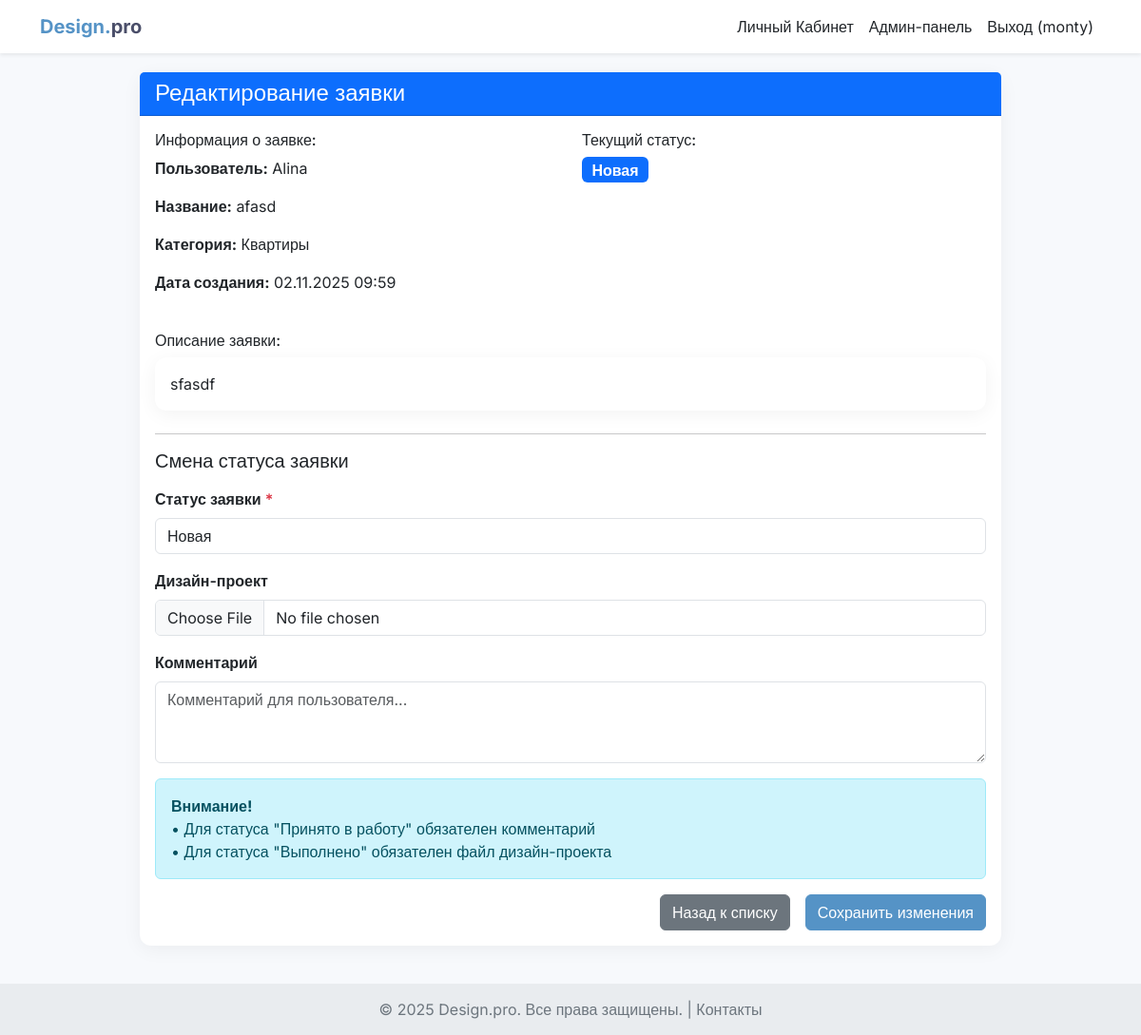
Screenshot of /admin-dashboard/application/4/ (signed in) with the database file from the repository.
### design_app/models.py (models this page shows, shortened)
class RoomPlan(models.Model):
    STATUS_CHOICES = [
        ('NEW', 'Новая'),
        ('IN_PROGRESS', 'Принято в работу'),
        ('COMPLETED', 'Выполнено'),
    ]
    user = models.ForeignKey(User, on_delete=models.CASCADE, related_name='room_plans', verbose_name="Пользователь")
    title = models.CharField(max_length=255, verbose_name="Название заявки")
    description = models.TextField(verbose_name="Описание помещения")
    category = models.ForeignKey(Category, on_delete=models.CASCADE, verbose_name="Категория")
    upload_date = models.DateTimeField(auto_now_add=True, verbose_name="Дата загрузки")
    plan_file = models.ImageField(
        upload_to='room_plans/',
        blank=True,
        null=True,
        verbose_name="Фото помещения или план",
        help_text="Форматы: JPG, JPEG, PNG, BMP. Максимальный размер: 2MB"
    )
    status = models.CharField(
        max_length=20,
        choices=STATUS_CHOICES,
        default='NEW',
        verbose_name="Статус заявки"
    )
    design_image = models.ImageField(
        upload_to='designs/',
        blank=True,
        null=True,
        verbose_name="Дизайн-проект"
    )
    admin_comment = models.TextField(blank=True, verbose_name="Комментарий администратора")
    assigned_to = models.ForeignKey(
        User,
        on_delete=models.SET_NULL,
        null=True,
        blank=True,
        related_name='assigned_applications',
        verbose_name="Назначена"
    )
    class Meta:
        verbose_name = "Заявка"
        verbose_name_plural = "Заявки"
        ordering = ['-upload_date']

class Category(models.Model):
    name = models.CharField(max_length=100, verbose_name="Название категории")
    description = models.TextField(blank=True, verbose_name="Описание")
    class Meta:
        verbose_name = "Категория"
        verbose_name_plural = "Категории"

### design_app/views.py (the view)
# urls.py: path('admin-dashboard/application/<int:plan_id>/', views.edit_application, name='edit_application'),
@user_passes_test(is_staff_user, login_url='/login/')
def edit_application(request, plan_id):
    application = get_object_or_404(RoomPlan, id=plan_id)
    if request.method == 'POST':
        form = RoomPlanStatusForm(request.POST, request.FILES, instance=application)
        if form.is_valid():
            form.save()
            messages.success(request, 'Статус заявки успешно обновлен!')
            return redirect('admin_dashboard')
        else:
            messages.error(request, 'Пожалуйста, исправьте ошибки в форме.')
    else:
        form = RoomPlanStatusForm(instance=application)
    context = {
        'form': form,
        'application': application,
        'title': 'Редактирование заявки'
    }
    return render(request, 'design_app/edit_application.html', context)

### design_app/forms.py (shortened to what this page needs)
class RoomPlanStatusForm(forms.ModelForm):
    class Meta:
        model = RoomPlan
        fields = ['status', 'design_image', 'admin_comment']
        widgets = {
            'status': forms.Select(attrs={'class': 'form-control'}),
            'admin_comment': forms.Textarea(attrs={
                'class': 'form-control',
                'placeholder': 'Комментарий для пользователя...',
                'rows': 3
            }),
            'design_image': forms.FileInput(attrs={'class': 'form-control'}),
        }
        labels = {
            'status': 'Статус заявки',
            'design_image': 'Дизайн-проект',
            'admin_comment': 'Комментарий',
        }

### design_app/views.py (called while the page is built)
def is_staff_user(user):
    if not user.is_authenticated:
        return False
    try:
        profile = user.userprofile
        return profile.is_admin() or profile.is_designer() or profile.is_manager()
    except UserProfile.DoesNotExist:
        return user.is_staff

### design_app/templates/design_app/edit_application.html (shortened to what this page needs)
{% extends 'design_app/base.html' %}
{% block content %}
<div class="container">
    <div class="row justify-content-center">
        <div class="col-md-10">
            <div class="card">
                <div class="card-header bg-primary text-white">
                    <h4 class="mb-0">Редактирование заявки</h4>
                </div>
                <div class="card-body">
                    <div class="row mb-4">
                        <div class="col-md-6">
                            <h6>Информация о заявке:</h6>
                            <p><strong>Пользователь:</strong> {{ application.user.username }}</p>
                            <p><strong>Название:</strong> {{ application.title }}</p>
                            <p><strong>Категория:</strong> {{ application.category.name }}</p>
                            <p><strong>Дата создания:</strong> {{ application.upload_date|date:"d.m.Y H:i" }}</p>
                        </div>
                        <div class="col-md-6">
                            <h6>Текущий статус:</h6>
                            <span class="badge fs-6
                                {% if application.status == 'NEW' %}bg-primary
                                {% elif application.status == 'IN_PROGRESS' %}bg-warning
                                {% else %}bg-success{% endif %}">
                                {{ application.get_status_display }}
                            </span>
                        </div>
                    </div>
                    <div class="mb-4">
                        <h6>Описание заявки:</h6>
                        <div class="card">
                            <div class="card-body">
                                <p class="card-text">{{ application.description }}</p>
                            </div>
                        </div>
                    </div>
                    <hr>
                    <h5 class="mb-3">Смена статуса заявки</h5>
                    <form method="post" enctype="multipart/form-data">
                        {% for field in form %}
                        <div class="mb-3">
                            <label for="{{ field.id_for_label }}" class="form-label fw-semibold">
                                {{ field.label }}
                                {% if field.field.required %}<span class="text-danger">*</span>{% endif %}
                            </label>
                            {{ field }}
                        </div>
                        {% endfor %}
                        <div class="alert alert-info">
                            <strong>Внимание!</strong><br>
                            • Для статуса "Принято в работу" обязателен комментарий<br>
                            • Для статуса "Выполнено" обязателен файл дизайн-проекта
                        </div>
                        <div class="d-grid gap-2 d-md-flex justify-content-md-end">
                            <a href="{% url 'admin_dashboard' %}" class="btn btn-secondary me-md-2">Назад к списку</a>
                            <button type="submit" class="btn btn-primary">Сохранить изменения</button>
                        </div>
                    </form>
                </div>
            </div>
        </div>
    </div>
</div>
{% endblock %}

### design_app/templates/design_app/base.html (shortened to what this page needs)
{% load static %}
<!DOCTYPE html>
<html lang="ru">
<head>
    <link href="https://cdn.jsdelivr.net/npm/bootstrap@5.3.3/dist/css/bootstrap.min.css" rel="stylesheet">
</head>
<body>
    <nav class="navbar navbar-expand-lg navbar-light bg-white shadow-sm sticky-top">
        <div class="container">
            <a class="navbar-brand" href="{% url 'index' %}">
                <span style="color: #5593c6;">Design.</span>pro
            </a>
            <div class="collapse navbar-collapse" id="navbarNav">
                <ul class="navbar-nav ms-auto">
                    {% if user.is_authenticated %}
                        <li class="nav-item">
                            <a class="nav-link text-dark" href="{% url 'profile' %}">Личный Кабинет</a>
                        </li>
                        {% if user.is_staff %}
                        <li class="nav-item">
                            <a class="nav-link text-dark" href="{% url 'admin_dashboard' %}">Админ-панель</a>
                        </li>
                        {% endif %}
                        <li class="nav-item">
                            <a class="nav-link text-dark" href="{% url 'logout' %}">Выход ({{ user.username }})</a>
                        </li>
                    {% endif %}
                </ul>
            </div>
        </div>
    </nav>
    <main class="page-content container">
        {% block content %}
        {% endblock %}
    </main>
    <footer>
        <div class="container">
            &copy; 2025 Design.pro. Все права защищены. | <a href="#" class="text-secondary text-decoration-none">Контакты</a>
        </div>
    </footer>
</body>
</html>

### design_app/templates/design_app/base.html (style rules this page uses)
body { font-family: 'Inter', sans-serif; background-color: #f7f9fc; }
.navbar-brand { font-weight: 700; color: #4a4e69 !important; }
.btn-primary { background-color: #5593c6; border-color: #5593c6; transition: all 0.3s ease; }
.card { border: none; border-radius: 12px; box-shadow: 0 4px 20px rgba(0, 0, 0, 0.05); }
.page-content { padding-top: 20px; padding-bottom: 40px; min-height: calc(100vh - 100px); }
footer { background-color: #e9ecef; color: #6c757d; padding: 15px 0; text-align: center; }

### rows the page displays
RoomPlan: user.username "Alina", title "afasd", category.name "Квартиры", upload_date "02.11.2025 09:59", status "Новая", description "sfasdf", form "Новая"

### other values shown
{{ user.username }} "monty"
{{ field.label }} "Статус заявки" "Дизайн-проект" "Комментарий"
